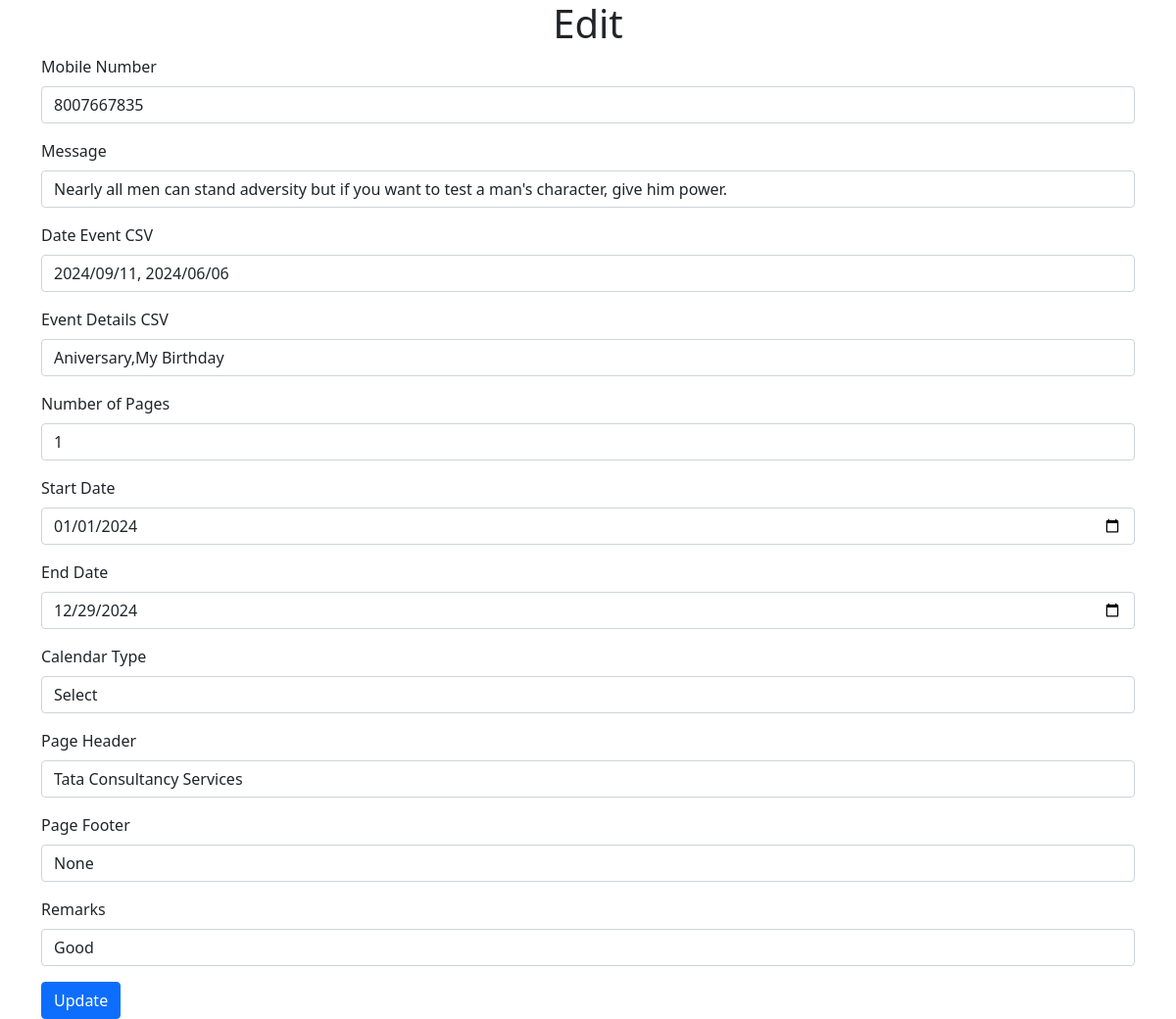
The page /user_calendar/add_update_modal.php?uc_no=208 on the database its author committed.
### tables this page shows
CREATE TABLE `user_calendar` (
  `uc_no` int(5) NOT NULL,
  `usr_id` char(10) NOT NULL,
  `uc_msg` varchar(100) NOT NULL,
  `uc_date_event_csv` varchar(250) NOT NULL,
  `uc_event_details_csv` varchar(50) NOT NULL,
  `uc_img_csv` varchar(500) NOT NULL DEFAULT '0',
  `uc_num_page` int(2) NOT NULL,
  `uc_start_date` date NOT NULL,
  `uc_end_date` date NOT NULL,
  `uc_calendar_type` varchar(35) NOT NULL,
  `uc_page_header` varchar(100) NOT NULL,
  `uc_page_footer` varchar(100) NOT NULL,
  `uc_remarks` varchar(100) NOT NULL
);

### user_calendar/add_update_modal.php (the view, shortened to what this page needs)
<?php
include '../db_connection.php';
$uc_no = isset($_GET['uc_no']) ? $_GET['uc_no'] : null;
$event_rec = null;
if ($uc_no) {
    $sql = "SELECT * FROM user_calendar WHERE uc_no = $uc_no";
    $result = $conn->query($sql);
    $event_rec = $result->fetch_assoc();
}
?>
<!DOCTYPE html>
<html lang="en">
<head>
    <link href="https://cdn.jsdelivr.net/npm/bootstrap@5.0.2/dist/css/bootstrap.min.css" rel="stylesheet">
    <link href="https://code.jquery.com/ui/1.12.1/themes/base/jquery-ui.css" rel="stylesheet">
</head>
<body>
    <div class="container">
        <h1 class="text-center"><?php echo $uc_no ? 'Edit ' : 'Add '; ?></h1>
        <form id="eventForm">
            <div class="mb-3">
                <label for="usr_id" class="form-label">Mobile Number</label>
                <input type="text" class="form-control" id="usr_id" name="usr_id" value="<?php echo $event_rec ? $event_rec['usr_id'] : ''; ?>" required>
            </div>
            <div class="mb-3">
                <label for="uc_msg" class="form-label">Message</label>
                <input type="text" class="form-control" id="uc_msg" name="uc_msg" value="<?php echo $event_rec ? $event_rec['uc_msg'] : ''; ?>" required>
            </div>
            <div class="mb-3">
                <label for="uc_date_event_csv" class="form-label">Date Event CSV</label>
                <input type="text" class="form-control" id="uc_date_event_csv" name="uc_date_event_csv" value="<?php echo $event_rec ? $event_rec['uc_date_event_csv'] : ''; ?>" required>
            </div>
            <div class="mb-3">
                <label for="uc_event_details_csv" class="form-label">Event Details CSV</label>
                <input type="text" class="form-control" id="uc_event_details_csv" name="uc_event_details_csv" value="<?php echo $event_rec ? $event_rec['uc_event_details_csv'] : ''; ?>" required>
            </div>
            <div class="mb-3">
                <label for="uc_num_page" class="form-label">Number of Pages</label>
                <input type="number" class="form-control" id="uc_num_page" name="uc_num_page" value="<?php echo $event_rec ? $event_rec['uc_num_page'] : ''; ?>" required>
            </div>
            <div class="mb-3">
                <label for="uc_start_date" class="form-label">Start Date</label>
                <input type="date" class="form-control" id="uc_start_date" name="uc_start_date" value="<?php echo $event_rec ? $event_rec['uc_start_date'] : ''; ?>" required>
            </div>
            <div class="mb-3">
                <label for="uc_end_date" class="form-label">End Date</label>
                <input type="date" class="form-control" id="uc_end_date" name="uc_end_date" value="<?php echo $event_rec ? $event_rec['uc_end_date'] : ''; ?>" required>
            </div>
            <div class="mb-3">
                <label for="uc_calendar_type" class="form-label">Calendar Type</label>
                <select class="form-control" id="uc_calendar_type" name="uc_calendar_type" required>
                    <option  <?php echo $event_rec && $event_rec['uc_calendar_type'] == '' ? 'selected' : ''; ?>>Select</option>
                </select>
            </div>
            <div class="mb-3">
                <label for="uc_page_header" class="form-label">Page Header</label>
                <input type="text" class="form-control" id="uc_page_header" name="uc_page_header" value="<?php echo $event_rec ? $event_rec['uc_page_header'] : ''; ?>" required>
            </div>
            <div class="mb-3">
                <label for="uc_page_footer" class="form-label">Page Footer</label>
                <input type="text" class="form-control" id="uc_page_footer" name="uc_page_footer" value="<?php echo $event_rec ? $event_rec['uc_page_footer'] : ''; ?>" >
            </div>
            <div class="mb-3">
                <label for="uc_remarks" class="form-label">Remarks</label>
                <input type="text" class="form-control" id="uc_remarks" name="uc_remarks" value="<?php echo $event_rec ? $event_rec['uc_remarks'] : ''; ?>" >
            </div>
            <button type="submit" class="btn btn-primary"><?php echo $uc_no ? 'Update' : 'Add'; ?> </button>
        </form>
    </div>
</body>
</html>

### rows shown on the page
user_calendar: usr_id "8007667835", uc_msg "Nearly all men can stand adversity but if you want to test a man's character, give him power.", uc_date_event_csv "2024/09/11, 2024/06/06", uc_event_details_csv "Aniversary,My Birthday", uc_num_page "1", uc_start_date "01/01/2024", uc_end_date "12/29/2024", uc_page_header "Tata Consultancy Services", uc_page_footer "None", uc_remarks "Good"
